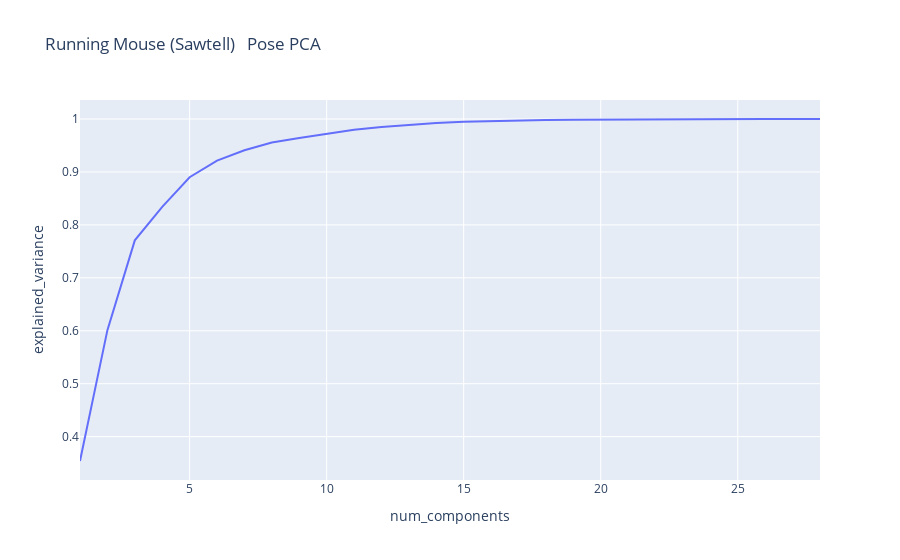

This figure's notebook cell:
### Code cell
# make a nicer line plot in plotly
import plotly.express as px
dataset_name = "Running Mouse (Sawtell)"
loss_type = "Pose PCA" #"Pose PCA"
fig = px.line(df, x="num_components", y="explained_variance", title=f"{dataset_name} \n {loss_type}")
fig.show()

### Figure 1 — Plotly figure (JSON) as saved in the notebook; plotly's stock layout.template omitted (floating-point values rounded to 4 significant figures)
{"data": [{"hovertemplate": "num_components=%{x}<br>explained_variance=%{y}<extra></extra>", "legendgroup": "", "line": {"color": "#636efa", "dash": "solid"}, "mode": "lines", "name": "", "orientation": "v", "showlegend": false, "type": "scatter", "x": [1, 2, 3, 4, 5, 6, 7, 8, 9, 10, 11, 12, 13, 14, 15, 16, 17, 18, 19, 20, 21, 22, 23, 24, 25, 26, 27, 28], "xaxis": "x", "y": [0.354, 0.6011, 0.7708, 0.8339, 0.8901, 0.9213, 0.9409, 0.9557, 0.9642, 0.9722, 0.9798, 0.9851, 0.9891, 0.9923, 0.9948, 0.9962, 0.9973, 0.9979, 0.9985, 0.9988, 0.9991, 0.9994, 0.9996, 0.9997, 0.9998, 0.9999, 1.0, 1.0], "yaxis": "y"}], "layout": {"legend": {"tracegroupgap": 0}, "title": {"text": "Running Mouse (Sawtell) \n Pose PCA"}, "xaxis": {"anchor": "y", "domain": [0, 1], "title": {"text": "num_components"}}, "yaxis": {"anchor": "x", "domain": [0, 1], "title": {"text": "explained_variance"}}}}
